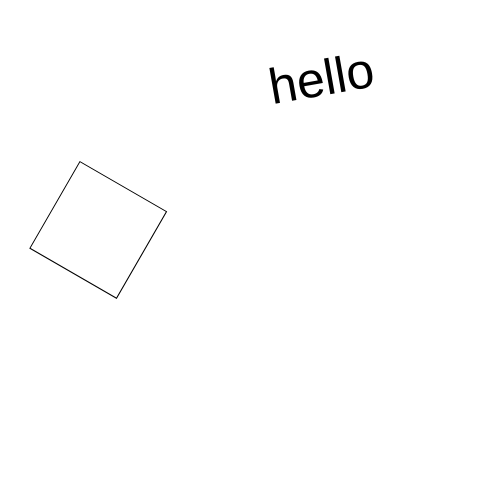
Frame 1 (no input)
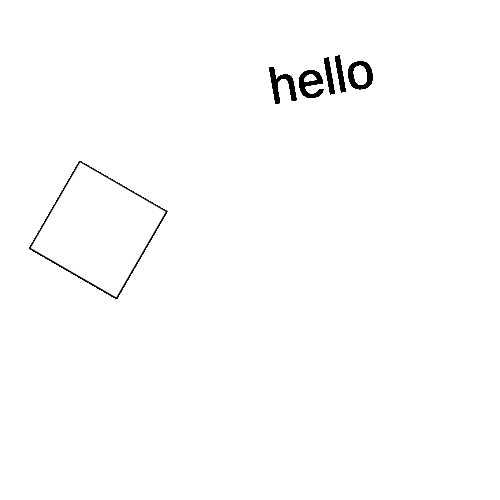
Frame 60 (no input)
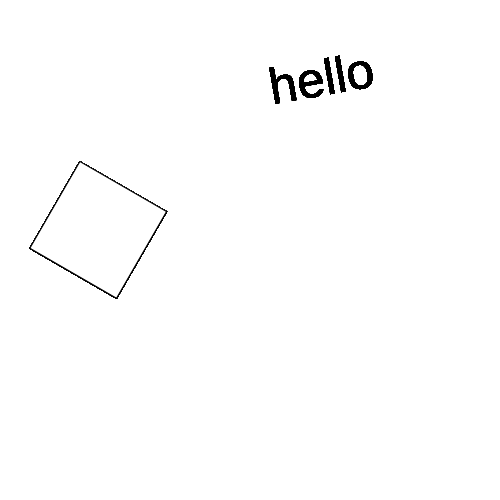
Frame 120 (the mouse pressed at the canvas centre since frame 60)

The p5.js sketch that drew these frames (run headless with seeded random() and noise() and a simulated clock; from frame 60 on, the mouse is pressed at the canvas centre):

// p5.js sketch
// ── sketch.js
function setup() {
createCanvas(500,500);
}

function draw() {
  angleMode(DEGREES);
  rotate(30);
  rect(150,100,100,100)
 
   rotate(-40);
  translate(100,50);
  textSize(50);
  text("hello",150,100);
}
